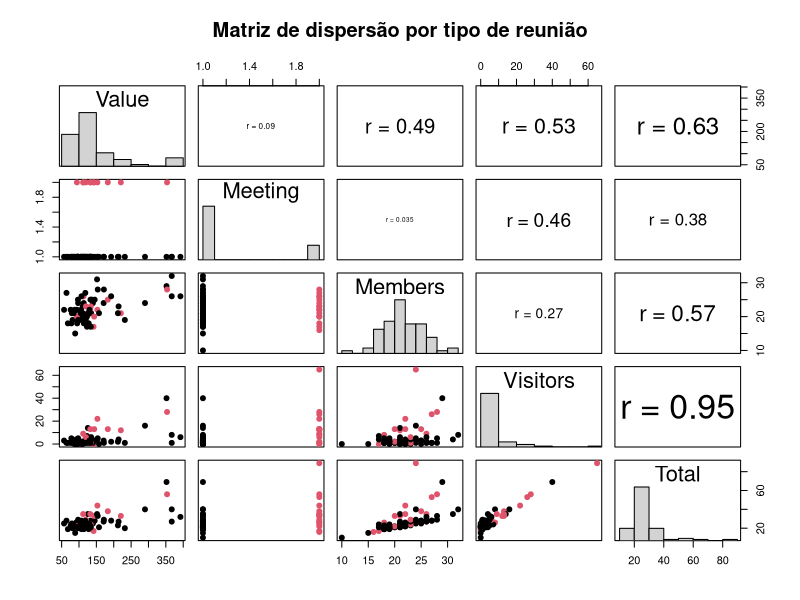
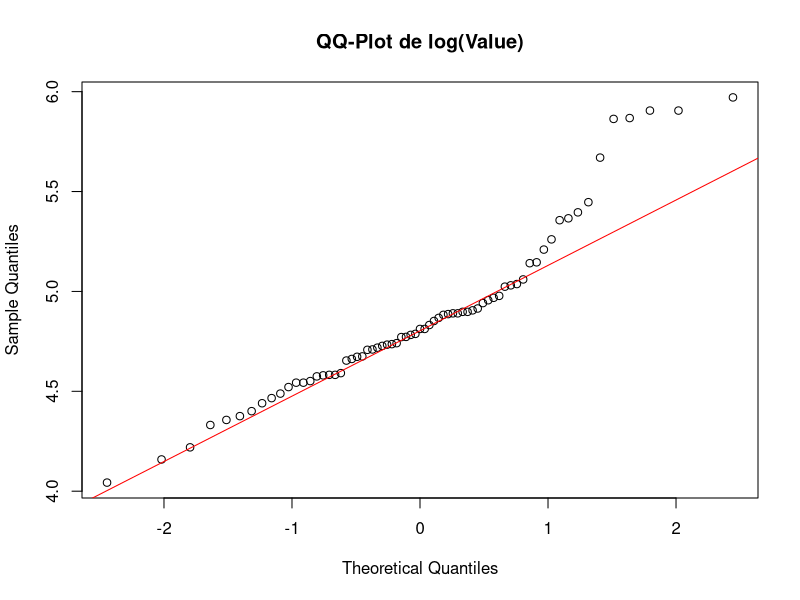
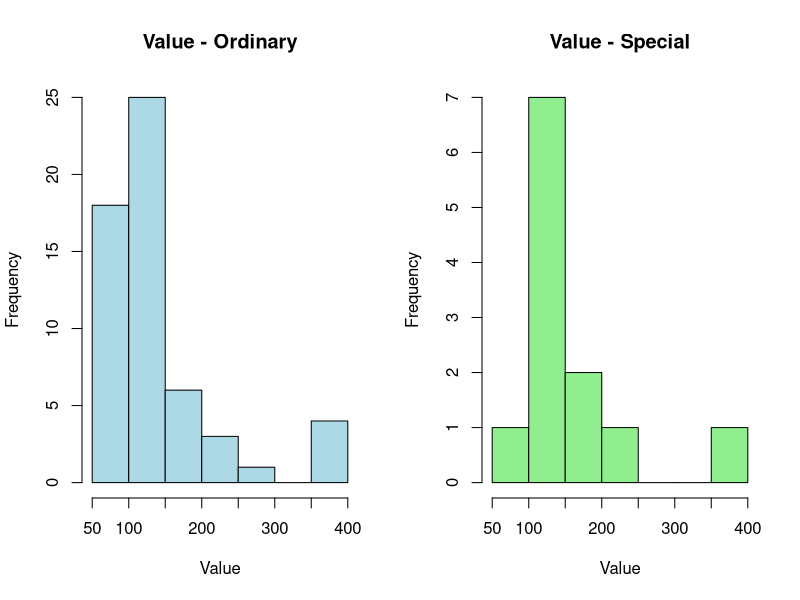
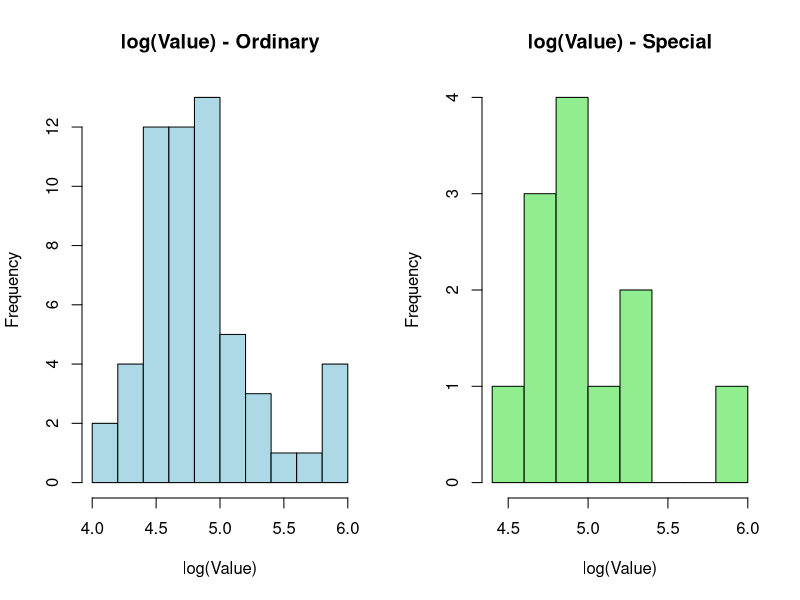
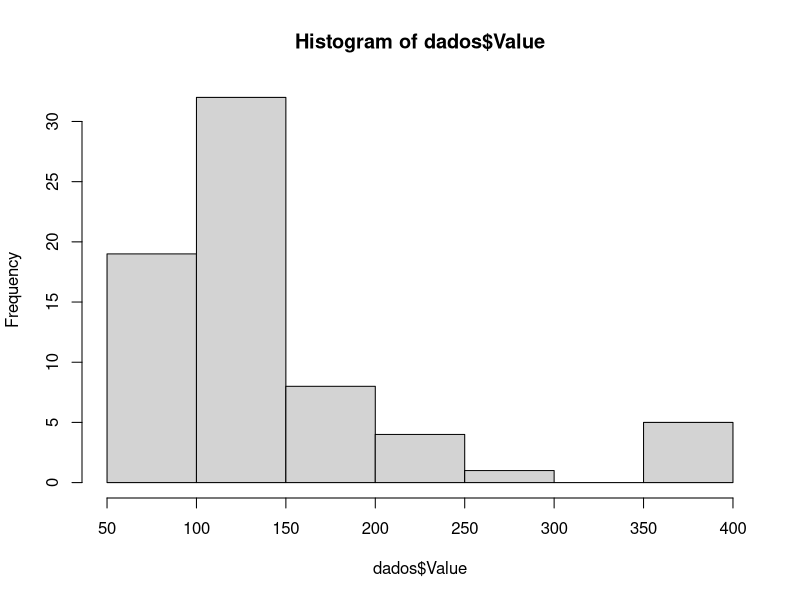
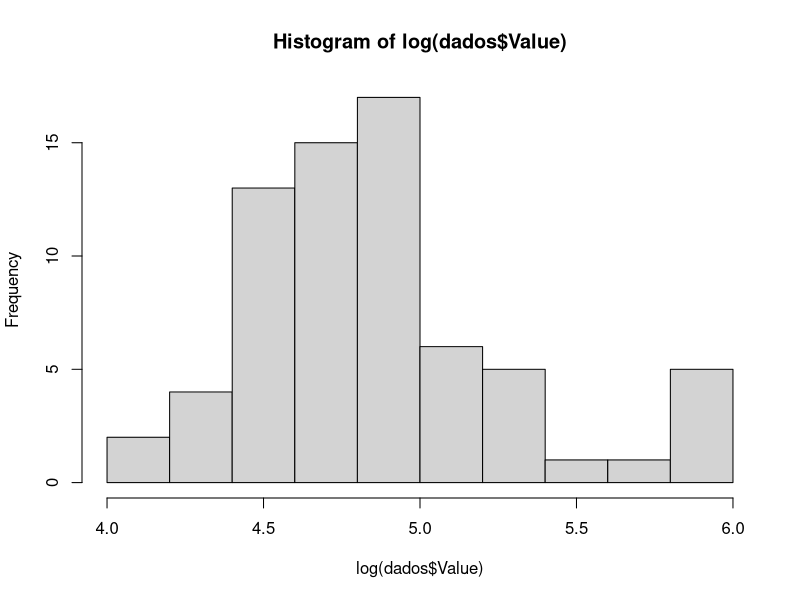

R code for these plots, in order:
# Carregar os dados do arquivo Excel
# (Usando readxl para ler o .xlsx e convertendo para data.frame do R base)
dados <- as.data.frame(readxl::read_excel("EST074_waterbuffaloes.xlsx"))

# Exibir os nomes das variáveis
cat("Variáveis:\n")
print(names(dados))

# Exibir o tipo de cada dado (estrutura completa em R base)
cat("\nEstrutura dos dados (str):\n")
str(dados)

# Exibir a classe e o tipo interno de cada variável
cat("\nClasse de cada variável:\n")
print(sapply(dados, class))

cat("\nTipo (typeof) de cada variável:\n")
print(sapply(dados, typeof))

# Funções auxiliares para pairs(): histograma na diagonal e correlação no triângulo superior
panel.hist <- function(x, ...) {
  usr <- par("usr"); on.exit(par(usr = usr))
  par(usr = c(usr[1:2], 0, 1.5))
  h <- hist(x, plot = FALSE)
  breaks <- h$breaks; nB <- length(breaks)
  y <- h$counts; y <- y / max(y)
  rect(breaks[-nB], 0, breaks[-1], y, col = "lightgray")
}

panel.cor <- function(x, y, digits = 2, prefix = "", cex.cor, ...) {
  usr <- par("usr"); on.exit(par(usr = usr))
  par(usr = c(0, 1, 0, 1))
  r <- cor(x, y, use = "complete.obs")
  txt <- format(c(r, 0.123456789), digits = digits)[1]
  txt <- paste0(prefix, "r = ", txt)
  if (missing(cex.cor)) cex.cor <- 0.8 / strwidth(txt)
  text(0.5, 0.5, txt, cex = cex.cor * abs(r) + 0.5)
}

# Matriz de dispersão (todas as variáveis, incluindo Meeting), colorida por Meeting
dados_pairs <- dados
dados_pairs$Meeting <- as.factor(dados_pairs$Meeting)

pairs(
  dados_pairs,
  col = dados_pairs$Meeting,
  pch = 19,
  diag.panel = panel.hist,
  upper.panel = panel.cor,
  main = "Matriz de dispersão por tipo de reunião"
)

# Função em R base para teste de assimetria (z-test assintótico) com valor-p
teste_assimetria <- function(x) {
  x <- x[!is.na(x)]
  n <- length(x)
  g1 <- mean(((x - mean(x)) / sd(x))^3)
  z <- g1 / sqrt(6 / n)
  p_valor <- 2 * pnorm(-abs(z))
  c(assimetria = g1, z = z, p_valor = p_valor)
}

cat("\nTeste de assimetria de Value (antes do log):\n")
print(teste_assimetria(dados$Value))

# Teste de normalidade Shapiro-Wilk para o log de Value
log_value <- log(dados$Value)
cat("\nTeste de assimetria de log(Value) (com log):\n")
print(teste_assimetria(log_value))
cat("\nTeste de Shapiro-Wilk para log(Value):\n")
print(shapiro.test(log_value))

# QQ-plot para o log de Value
qqnorm(log_value, main = "QQ-Plot de log(Value)")
qqline(log_value, col = "red")

# Teste de Shapiro-Wilk discriminando por Meeting (sem log e com log)
cat("\nTeste de Shapiro-Wilk para Value por Meeting:\n")
print(tapply(dados$Value, dados$Meeting, shapiro.test))

cat("\nTeste de Shapiro-Wilk para log(Value) por Meeting:\n")
print(tapply(log_value, dados$Meeting, shapiro.test))

# Histogramas de Value discriminados por Meeting
par(mfrow = c(1, 2))
hist(dados$Value[dados$Meeting == "Ordinary"],
     main = "Value - Ordinary",
     xlab = "Value",
     col = "lightblue")
hist(dados$Value[dados$Meeting == "Special"],
     main = "Value - Special",
     xlab = "Value",
     col = "lightgreen")
par(mfrow = c(1, 1))

# Histogramas de log(Value) discriminados por Meeting
par(mfrow = c(1, 2))
hist(log_value[dados$Meeting == "Ordinary"],
     main = "log(Value) - Ordinary",
     xlab = "log(Value)",
     col = "lightblue")
hist(log_value[dados$Meeting == "Special"],
     main = "log(Value) - Special",
     xlab = "log(Value)",
     col = "lightgreen")
par(mfrow = c(1, 1))

# Teste t para as médias de log(Value) discriminando por Meeting
cat("\nTeste t para as médias de log(Value) por Meeting:\n")
print(t.test(log_value ~ dados$Meeting))

# Regressão linear (sem Total para evitar colinearidade com Members + Visitors)
modelo <- lm(Value ~ Meeting + Members + Visitors, data = dados)
tabela_betas <- as.data.frame(summary(modelo)$coefficients)
cat("\nTabela de coeficientes (betas) e significância:\n")
print(tabela_betas)

summary(dados)
hist(dados$Value)
hist(log(dados$Value))
